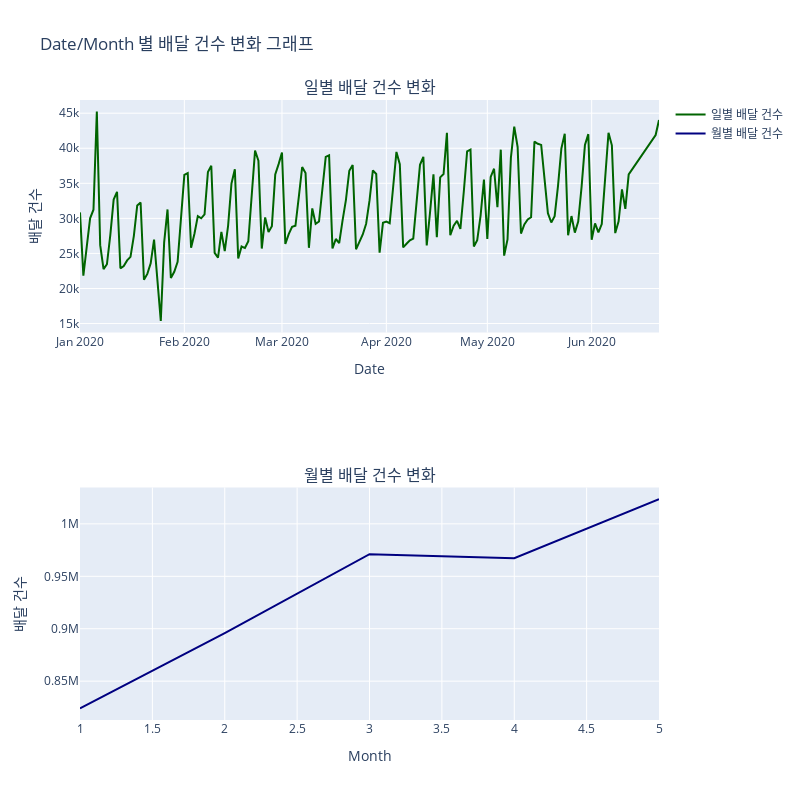

Notebook code for this chart:
### Markdown cell above
1월부터 5월까지 늘어가는 추세를 파악할 수 있다.

6월의 경우 마지막 1주 이상이 제외되었기 때문에, 불균형하다고 판단됨

### Code cell
# 일별 배달 건수 그래프
ax1 = go.Scatter(
    x = del_date["PROCESS_DT"],
    y = del_date['count'],
    name = "일별 배달 건수",
    mode = "lines",
    marker = dict(size=3, line=dict(width=10), color="darkgreen")
)

# 월별 배달 건수 그래프
ax2 = go.Scatter(
    x = del_month.loc[0:4,"month"],
    y = del_month.loc[0:4,'count'],
    name = "월별 배달 건수",
    mode = "lines",
    marker = dict(size=3, line=dict(width=10), color="navy")
)

# subplot
fig = tools.make_subplots(rows=2, cols=1, print_grid=False,
                      subplot_titles=("일별 배달 건수 변화", "월별 배달 건수 변화"))
fig.append_trace(ax1, 1, 1)
fig.append_trace(ax2, 2, 1)


# 그래프 설명들 추가해주기
fig.update_xaxes(title_text="Date", row=1, col=1)
fig.update_xaxes(title_text="Month", row=2, col=1)
fig.update_yaxes(title_text="배달 건수")

# 전체적인 layout
fig["layout"].update(height=800, width = 800, title = "Date/Month 별 배달 건수 변화 그래프")

plotly.offline.iplot(fig)

### Figure 1 — Plotly figure (JSON) as saved in the notebook; plotly's stock layout.template omitted (floating-point values rounded to 4 significant figures; data arrays with more than 128 entries replaced by an {"elided": "..."} marker saying what was removed)
{"data": [{"marker": {"color": "darkgreen", "line": {"width": 10}, "size": 3}, "mode": "lines", "name": "일별 배달 건수", "type": "scatter", "x": {"elided": "165 str values"}, "xaxis": "x", "y": {"elided": "165 int values"}, "yaxis": "y"}, {"marker": {"color": "navy", "line": {"width": 10}, "size": 3}, "mode": "lines", "name": "월별 배달 건수", "type": "scatter", "x": [1, 2, 3, 4, 5], "xaxis": "x2", "y": [824058, 895861, 971131, 967309, 1023593], "yaxis": "y2"}], "layout": {"annotations": [{"font": {"size": 16}, "showarrow": false, "text": "일별 배달 건수 변화", "x": 0.5, "xanchor": "center", "xref": "paper", "y": 1, "yanchor": "bottom", "yref": "paper"}, {"font": {"size": 16}, "showarrow": false, "text": "월별 배달 건수 변화", "x": 0.5, "xanchor": "center", "xref": "paper", "y": 0.375, "yanchor": "bottom", "yref": "paper"}], "height": 800, "title": {"text": "Date/Month 별 배달 건수 변화 그래프"}, "width": 800, "xaxis": {"anchor": "y", "domain": [0, 1], "title": {"text": "Date"}}, "xaxis2": {"anchor": "y2", "domain": [0, 1], "title": {"text": "Month"}}, "yaxis": {"anchor": "x", "domain": [0.625, 1], "title": {"text": "배달 건수"}}, "yaxis2": {"anchor": "x2", "domain": [0, 0.375], "title": {"text": "배달 건수"}}}}
